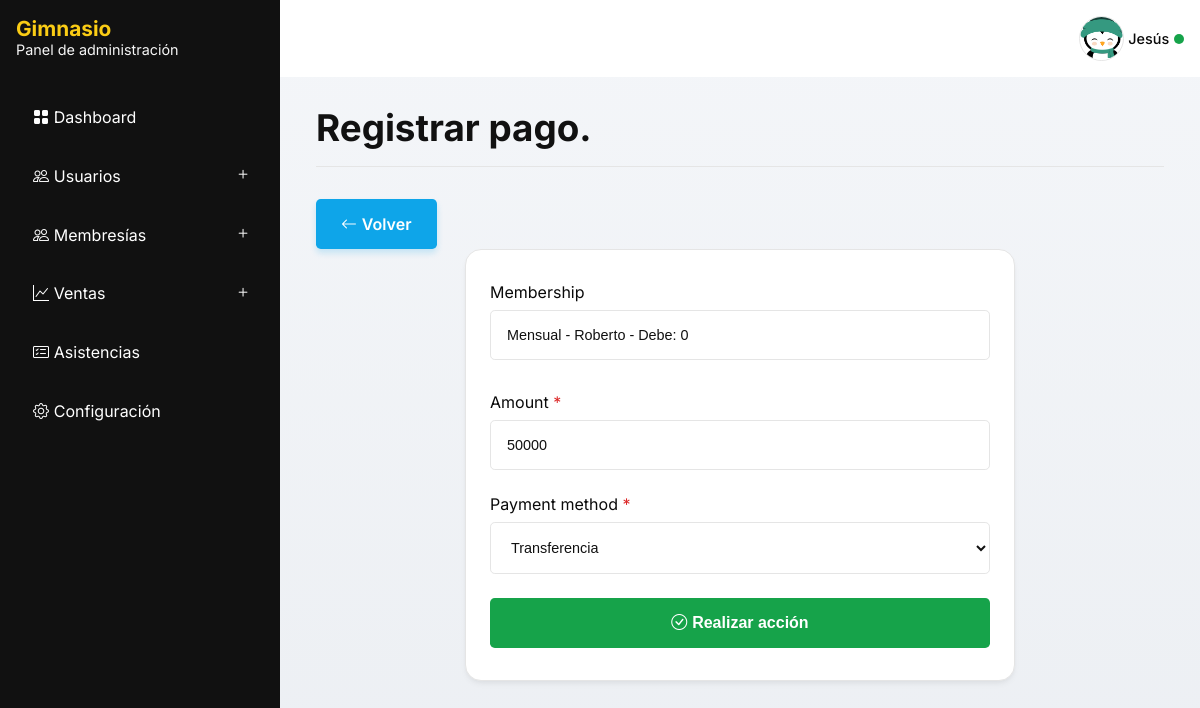
The page /payments/update/5/ (signed in) on the database its author committed.
### apps/management/models.py (models this page shows, shortened)
class AppSettings(models.Model):
    app_name = models.CharField(max_length=100, default="Gimnasio")
    app_description = models.CharField(max_length=200, default="Panel de administración")
    app_image = models.ImageField(upload_to="management/images/", null=True, blank=True)
    app_logo = models.ImageField(upload_to="management/images/", null=True, blank=True)
    elements_per_section = models.PositiveIntegerField(default=10)
    @classmethod
    def load(cls):
        instance, _ = cls.objects.get_or_create(pk=1)
        return instance

### apps/accounts/models/member.py (models this page shows, shortened)
class Member(AbstractBaseUser):
    class Meta:
        verbose_name = 'Usuario'
        verbose_name_plural = 'Usuarios'
    class BaseRoles(models.TextChoices):
        CUSTOMER = 'Cliente','Cliente'
        ADMINISTRATOR = 'Administrador','Administrador'
        SECRETARY = 'Secretario(a)','Secretario(a)'
    class DocumentTypes(models.TextChoices):
        CC = 'CC', 'Cédula de Ciudadanía'
        TI = 'TI', 'Tarjeta de Identidad'
        CE = 'CE', 'Cédula de Extranjería'
        NIT = 'NIT', 'Número de Identificación Tributaria'
        PP = 'PP', 'Pasaporte'
        RC = 'RC', 'Registro Civil'
        PPT = 'PPT', 'Permiso por Protección Temporal'
    objects = BaseMemberManager()
    first_name = models.CharField(max_length=100)
    last_name = models.CharField(max_length=100, blank=True, null=True)
    phone_number = models.CharField(max_length=10, unique=True, db_index=True)
    email = models.EmailField(unique=True, db_index=True)
    role = models.CharField(max_length=13, choices=BaseRoles.choices, default=BaseRoles.CUSTOMER)
    photo = models.ImageField(upload_to='members/images', blank=True, null=True)
    document_type = models.CharField(max_length=100, choices=DocumentTypes.choices, default=DocumentTypes.CC)
    document_number = models.PositiveIntegerField(unique=True, db_index=True)
    is_active = models.BooleanField(default=True)
    is_staff = models.BooleanField(default=False)
    is_superuser = models.BooleanField(default=False)
    created_at = models.DateTimeField(auto_now_add=True)
    updated_at = models.DateTimeField(auto_now=True)
    birthday = models.DateField(blank=True, null=True)
    USERNAME_FIELD = 'email'
    REQUIRED_FIELDS = ['first_name', 'phone_number','document_type','document_number']

### apps/memberships/models/membership.py (models this page shows, shortened)
class Membership(models.Model):
    class Status(models.TextChoices):
        ACTIVE = "Activa", "Activa"
        EXPIRED = "Vencida", "Vencida"
        FROZEN = "Congelada", "Congelada"
        CANCELLED = "Cancelada", "Cancelada"
    plan = models.ForeignKey('memberships.Plan', on_delete=models.PROTECT, related_name='memberships')
    member = models.ForeignKey('accounts.Client', on_delete=models.PROTECT, related_name='memberships')
    status = models.CharField(
        max_length=20,
        choices=Status,
        default=Status.ACTIVE,
    )
    start_date = models.DateTimeField(default=timezone.now)
    end_date = models.DateTimeField()
    price = models.PositiveIntegerField()
    frozen_until = models.DateTimeField(blank=True, null=True)
    created_at = models.DateTimeField(auto_now_add=True)
    updated_at = models.DateTimeField(auto_now=True)
    def __str__(self):
        return f'{self.plan.name} - {self.member.first_name} - Debe: {str(self.debt)}'
    @property
    def debt(self):
        if hasattr(self, 'total_paid'):
            return max(self.price - self.total_paid, 0)
        total_paid = self.payments.aggregate(
            total=models.Sum('amount')
        )['total'] or 0
        return max(self.price - total_paid, 0)
    class Meta:
        ordering = ('-created_at',)

### apps/memberships/models/plan.py (models this page shows, shortened)
class Plan(models.Model):
    name = models.CharField(max_length=100, unique=True, db_index=True)
    duration_days = models.PositiveIntegerField()
    price = models.PositiveIntegerField()
    description = models.TextField(blank=True)
    is_active = models.BooleanField(default=True)
    created_at = models.DateTimeField(auto_now_add=True)
    updated_at = models.DateTimeField(auto_now=True)
    class Meta:
        ordering = ['price']

### apps/payments/models.py (models this page shows, shortened)
class Payment(models.Model):
    class PaymentMethod(models.TextChoices):
        CASH = 'Efectivo', 'Efectivo'
        TRANSFER = 'Transferencia', 'Transferencia'
    class PaymentType(models.TextChoices):
        DAY_PASS = 'Pase de un día','Pase de un día'
        MEMBERSHIP = 'Membresía','Membresía'
    payment_type = models.CharField(max_length=20, choices=PaymentType.choices, default=PaymentType.DAY_PASS, editable=False)
    payment_method = models.CharField(max_length=20, choices=PaymentMethod.choices, default=PaymentMethod.CASH)
    membership = models.ForeignKey('memberships.Membership', on_delete=models.PROTECT, related_name='payments', blank=True, null=True)
    amount = models.PositiveIntegerField()
    payment_date = models.DateTimeField(auto_now_add=True)
    class Meta:
        ordering = ['-payment_date']
        verbose_name = 'Pago'
        verbose_name_plural = 'Pagos'

### apps/payments/views.py (the view, shortened to what this page needs)
# urls.py: path('update/<int:pk>/', views.PaymentUpdateView.as_view(), name='payment-update'),
@method_decorator(role_required([Member.BaseRoles.ADMINISTRATOR, Member.BaseRoles.SECRETARY]),name='dispatch')
class PaymentUpdateView(UpdateView):
    model = Payment
    form_class = PaymentForm
    template_name = 'payments/create.html'
    success_url = reverse_lazy('payments:payments')
    def get_context_data(self, **kwargs):
        context = super().get_context_data(**kwargs)
        context['title'] = 'Actualizar pago'
        return context
    def get_form_kwargs(self):
        kwargs = super().get_form_kwargs()
        kwargs['path_param'] = self.request.GET.get('q',None)
        return kwargs

### apps/core/widgets/datalist_select.py (called while the page is built)
    def get_context(self, name, value, attrs):
        context = super().get_context(name, value, attrs)
        context['queryset'] = self.queryset
        selected = None
        if value:
            try:
                selected = self.queryset.get(id=value)
            except self.queryset.model.DoesNotExist:
                pass
        context["selected"] = selected
        return context

### apps/management/context_processors.py (called while the page is built)
def management_processor(request):
    return {
        'app_settings': AppSettings.load(),
    }

### apps/payments/templates/payments/create.html (shortened to what this page needs)
{% extends 'admin-panel.html' %}
{% block content %}
    <header class="heading">
        <div class="heading__content">
            <h2 class="title">Registrar pago.</h2>
        </div>
    </header>
    <a class="button button--main" href="{% url 'payments:payments' %}">
        <i class="bi bi-arrow-left"></i>
        <span>Volver</span>
    </a>
    <form method="POST" class="form card">
        {% include 'components/render_form.html' %}
        <div class="form__group">
            <button class="button button--success" type="submit">
                <i class="bi bi-check-circle"></i>
                <span>Realizar acción</span>
            </button>
        </div>
    </form>
{% endblock content %}

### templates/admin-panel.html (shortened to what this page needs)
{% load static %}
<!DOCTYPE html>
<html lang="es">
<head>
    {% include 'components/app_head.html' %}
</head>
<body>
    <div class="root" id="root">
        <aside class="navbar">
            {% include 'components/app_brand.html' with show_description=True %}
            <nav class="menu">
                <a class="menu__link" href="{% url 'management:dashboard' %}">
                    <i class="bi bi-grid-fill"></i>
                    <span>Dashboard</span>
                </a>
                <div class="menu__dropdown">
                    <p class="menu__dropdown__header">
                        <i class="bi bi-people"></i>
                        <span>Usuarios</span>
                        <button type="button" class="toggle__dropdown">
                            <i class="bi bi-plus"></i>
                        </button>
                    </p>
                </div>
                <div class="menu__dropdown">
                    <p class="menu__dropdown__header">
                        <i class="bi bi-people"></i>
                        <span>Membresías</span>
                        <button type="button" class="toggle__dropdown">
                            <i class="bi bi-plus"></i>
                        </button>
                    </p>
                </div>
                <div class="menu__dropdown">
                    <p class="menu__dropdown__header">
                        <i class="bi bi-graph-up"></i>
                        <span>Ventas</span>
                        <button type="button" class="toggle__dropdown">
                            <i class="bi bi-plus"></i>
                        </button>
                    </p>
                </div>
                <a
                        class="menu__link"
                        href="{% url 'attendances:attendances' %}"
                >
                    <i class="bi bi-card-checklist"></i>
                    <span>Asistencias</span>
                </a>
                {% if user.role == 'Administrador' %}
                <a
                    class="menu__link"
                    href="{% url 'management:app-settings' %}"
                >
                    <i class="bi bi-gear"></i>
                    <span>Configuración</span>
                </a>
                {% endif %}
            </nav>
        </aside>
        <main class="container">
            <header class="header">
                {% if user.is_authenticated %}
                <div class="profile">
                    <img
                        class="profile__img"
                        src="{% if user.photo %}{{ user.photo.url }}{% else %}{% static 'images/avatar.png' %}{% endif %}"
                        alt="Avatar"
                    />
                    <div class="profile__name">{{ user.first_name }}</div>
                    <span class="profile__status"></span>
                </div>
                {% endif %}
            </header>
            <div class="content">
                {% block content %}
                {% endblock content %}
            </div>
        </main>
    </div>
</body>
</html>

### templates/components/app_brand.html (shortened to what this page needs)
{% load static %}
<div class="brand">
<div class="brand__content">
    <h1 class="brand__name">{{ app_settings.app_name }}</h1>
    {% if show_description %}
    <p class="brand__description">{{ app_settings.app_description }}</p>
    {% endif %}
</div>
</div>

### templates/components/render_form.html (shortened to what this page needs)
{% for field in form %}
    <div class="form__group">
        <label
                class="form__label"
                for="{{ field.id_for_label }}"
                {% if field.field.required %}
                data-required="True"
                {% endif %}
        >{{ field.label }}</label>
        {{ field }}
    </div>
{% endfor %}

### apps/core/templates/widgets/datalist_select.html (shortened to what this page needs)
<div class="form__group">
<input
    type="text"
    id="{{ widget.attrs.id }}_search"
    list="{{ widget.attrs.id }}_list"
    placeholder="Buscar..."
    value="{{ selected|default:'' }}"
    autocomplete="off"
>
</div>

### static/css/styles.css (style rules this page uses)
* { margin: 0; padding: 0; box-sizing: border-box; }
:root { --color-primary: #111111; --color-secondary: #1F1F1F; --color-accent: #FACC15; --color-accent-dark: #EAB308; --color-bg: #F5F5F5; --color-card: #FFFFFF; --color-border: #E5E5E5; --color-text-primary: #0A0A0A; --color-text-secondary: #525252; --color-text-light: #FFFFFF; --color-success: #16A34A; --color-warning: #F59E0B; --color-danger: #DC2626; --color-info: #0EA5E9; --bg-url-img:None; }
h1,h2,h3,h4,h5,h6 { font-weight: 700; }
html { font-size: 16px; }
body { width: 100%; height: 100%; font-family: 'Inter', sans-serif; font-weight: 400; background: linear-gradient(180deg,#f4f6f9,#eceff3); }
.root { display: flex; width: 100%; height: 100dvh; }
.container { flex: 1; height: 100%; overflow: auto; }
.header { width: 100%; padding: 1rem; display: flex; align-items: center; justify-content: end; gap: .5rem; background: var(--color-card); }
.profile { color: var(--color-text-primary); font-size: .9rem; display: flex; align-items: center; gap: .3rem; position: relative; z-index: 100; font-weight: 500; }
.profile__status { width: 10px; aspect-ratio: 1/1; background: var(--color-success); border-radius: 50%; }
.profile__img { width: 45px; aspect-ratio: 1/1; border: 1px solid var(--color-border); border-radius: 50%; object-fit: cover; }
.profile__name { cursor: pointer; }
.navbar { max-width: 280px; width: 100%; height: 100%; background: var(--color-primary); padding: 1rem; display: flex; flex-direction: column; overflow: auto; scrollbar-width: none; }
.brand { display: flex; align-items: center; gap: .4rem; margin-bottom: 2rem; }
.brand__content { flex: 1; }
.brand__name { font-size: 1.3rem; color: var(--color-accent); }
.brand__description { font-size: .9rem; color: var(--color-bg); }
.menu { display: flex; flex-direction: column; gap: .3rem; flex: 1; scrollbar-width: none; }
.menu__link, .menu__dropdown__header { display: flex; align-items: center; gap: .3rem; padding: 1rem; border: 1px solid transparent; text-decoration: none; font-size: 1rem; color: var(--color-text-light); border-radius: .5rem; transition: all .2s ease-in-out; position: relative; }
.toggle__dropdown { position: absolute; right: 0; width: 40px; height: 40px; display: inline-flex; justify-content: center; align-items: center; font-size: 1.1rem; color: var(--color-bg); background: transparent; cursor: pointer; border: 0; }
.content { padding: 2vw 3vw; }
.button { display: inline-flex; min-width: 50px; height: 50px; gap: .3rem; align-items: center; justify-content: center; font-size: 1rem; padding: .7rem 1rem; border-radius: .3rem; color: var(--color-card); background: var(--color-info); font-weight: 600; border: 1px solid transparent; }
a.button { text-decoration: none; }
button.button { cursor: pointer; }
.button--main { background: var(--color-info); padding: 0 1.5rem; box-shadow: 0 4px 6px rgba(14, 165, 233, 0.2); }
.button--success { background: var(--color-success) }
.card { background: var(--color-card); padding: 1.5rem; border-radius: 1rem; border: 1px solid var(--color-border); box-shadow: 0 4px 6px -1px rgba(0, 0, 0, 0.05), 0 2px 4px -1px rgba(0, 0, 0, 0.03); display: flex; flex-direction: column; gap: 0.5rem; position: relative; transition: transform 0.2s ease, box-shadow 0.2s ease; }
.heading { display: flex; flex-wrap: wrap; justify-content: space-between; align-items: center; margin-bottom: 2rem; padding-bottom: 1rem; border-bottom: 1px solid var(--color-border); gap: 1rem; }
.heading__content { display: flex; flex-direction: column; gap: 1rem; flex: 1; }
.title { font-size: 2.3rem; color: var(--color-primary); line-height: 1.2; }
.form { max-width: 550px; margin: 0 auto; }
.form__group { margin: .5rem 0; }
.form__label { display: block; font-size: 1rem; color: var(--color-text-primary); margin-bottom: .5rem; }
.form__label[data-required="True"]::after { content: ' *'; color: var(--color-danger); }
.form__group > .button[type='submit'] { width: 100%; }
.form__input, .form__switch, .form__group input, .form__group select, .form__group textarea { flex: 1; width: 100%; padding: 1rem; font-size: .9rem; color: var(--color-primary); border: 1px solid var(--color-border); background: var(--color-card); border-radius: .3rem; }

### rows shown on the page
AppSettings: app_name "Gimnasio", app_description "Panel de administración"
Member: first_name "Jesús"
Membership: form "Mensual - Roberto - Debe: 0"
Payment: form "50000" "Transferencia"

### other values the page prints
{{ field.label }} "Membership" "Amount" "Payment method"
